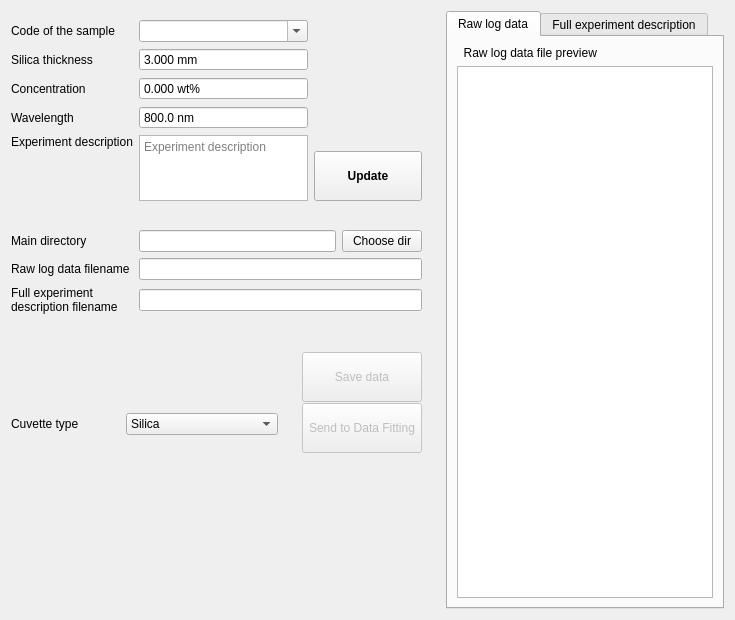
      <widget class="QWidget" name="dataSavingTab">
       <attribute name="title">
        <string>Data saving</string>
       </attribute>
       <layout class="QGridLayout" name="gridLayout_29">
        <item row="0" column="0">
         <layout class="QGridLayout" name="gridLayout_28">
          <item row="1" column="0" rowspan="2">
           <layout class="QGridLayout" name="gridLayout_23">
            <item row="0" column="0">
             <spacer name="verticalSpacer_4">
              <property name="orientation">
               <enum>Qt::Vertical</enum>
              </property>
              <property name="sizeHint" stdset="0">
               <size>
                <width>428</width>
                <height>138</height>
               </size>
              </property>
             </spacer>
            </item>
           </layout>
          </item>
          <item row="0" column="0">
           <widget class="QFrame" name="top_left_layout">
            <property name="sizePolicy">
             <sizepolicy hsizetype="Fixed" vsizetype="Fixed">
              <horstretch>0</horstretch>
              <verstretch>0</verstretch>
             </sizepolicy>
            </property>
            <property name="minimumSize">
             <size>
              <width>200</width>
              <height>0</height>
             </size>
            </property>
            <property name="maximumSize">
             <size>
              <width>429</width>
              <height>16777215</height>
             </size>
            </property>
            <layout class="QVBoxLayout" name="verticalLayout_2">
             <property name="leftMargin">
              <number>0</number>
             </property>
             <item>
              <widget class="QFrame" name="gridLayout_qframe">
               <property name="maximumSize">
                <size>
                 <width>16777215</width>
                 <height>190</height>
                </size>
               </property>
               <layout class="QGridLayout" name="gridLayout_22">
                <property name="leftMargin">
                 <number>0</number>
                </property>
                <property name="topMargin">
                 <number>0</number>
                </property>
                <item row="0" column="0" rowspan="2">
                 <layout class="QGridLayout" name="gridLayout_25">
                  <item row="2" column="1">
                   <widget class="QDoubleSpinBox" name="concentration_dataSavingTab_doubleSpinBox">
                    <property name="statusTip">
                     <string>Sample concentration. In weight percent.</string>
                    </property>
                    <property name="locale">
                     <locale language="English" country="UnitedStates"/>
                    </property>
                    <property name="buttonSymbols">
                     <enum>QAbstractSpinBox::NoButtons</enum>
                    </property>
                    <property name="suffix">
                     <string> wt%</string>
                    </property>
                    <property name="decimals">
                     <number>3</number>
                    </property>
                    <property name="maximum">
                     <double>100.000000000000000</double>
                    </property>
                   </widget>
                  </item>
                  <item row="3" column="1">
                   <widget class="QDoubleSpinBox" name="wavelength_dataSavingTab_doubleSpinBox">
                    <property name="statusTip">
                     <string>Laser wavelength used in the experiment. In nanometers.</string>
                    </property>
                    <property name="locale">
                     <locale language="English" country="UnitedStates"/>
                    </property>
                    <property name="buttonSymbols">
                     <enum>QAbstractSpinBox::NoButtons</enum>
                    </property>
                    <property name="suffix">
                     <string> nm</string>
                    </property>
                    <property name="decimals">
                     <number>1</number>
                    </property>
                    <property name="minimum">
                     <double>180.000000000000000</double>
                    </property>
                    <property name="maximum">
                     <double>20000.000000000000000</double>
                    </property>
                    <property name="value">
                     <double>800.000000000000000</double>
                    </property>
                   </widget>
                  </item>
                  <item row="3" column="0">
                   <widget class="QLabel" name="label_18">
                    <property name="text">
                     <string>Wavelength</string>
                    </property>
                   </widget>
                  </item>
                  <item row="5" column="0">
                   <spacer name="verticalSpacer_8">
                    <property name="orientation">
                     <enum>Qt::Vertical</enum>
                    </property>
                    <property name="sizeHint" stdset="0">
                     <size>
                      <width>20</width>
                      <height>40</height>
                     </size>
                    </property>
                   </spacer>
                  </item>
                  <item row="4" column="1" rowspan="2">
                   <widget class="QPlainTextEdit" name="experimentDescription_plainTextEdit">
                    <property name="contextMenuPolicy">
                     <enum>Qt::NoContextMenu</enum>
                    </property>
                    <property name="statusTip">
                     <string>Any additional information about the measurement or the sample.</string>
                    </property>
                    <property name="tabChangesFocus">
                     <bool>true</bool>
                    </property>
                    <property name="placeholderText">
                     <string>Experiment description</string>
                    </property>
                   </widget>
                  </item>
                  <item row="2" column="0">
                   <widget class="QLabel" name="label_17">
                    <property name="text">
                     <string>Concentration</string>
                    </property>
                   </widget>
                  </item>
                  <item row="1" column="1">
                   <widget class="QDoubleSpinBox" name="silicaThickness_dataSavingTab_doubleSpinBox">
                    <property name="toolTip">
                     <string>&lt;html&gt;&lt;head/&gt;&lt;body&gt;&lt;p&gt;This value will be saved in the file and used in the &amp;quot;Data fitting&amp;quot; section.&lt;/p&gt;&lt;/body&gt;&lt;/html&gt;</string>
                    </property>
                    <property name="statusTip">
                     <string>Silica thickness. Depends on the particular silica sample used. In millimeters.</string>
                    </property>
                    <property name="locale">
                     <locale language="English" country="UnitedStates"/>
                    </property>
                    <property name="buttonSymbols">
                     <enum>QAbstractSpinBox::NoButtons</enum>
                    </property>
                    <property name="suffix">
                     <string> mm</string>
                    </property>
                    <property name="decimals">
                     <number>3</number>
                    </property>
                    <property name="maximum">
                     <double>10.000000000000000</double>
                    </property>
                    <property name="singleStep">
                     <double>0.100000000000000</double>
                    </property>
                    <property name="value">
                     <double>3.000000000000000</double>
                    </property>
                   </widget>
                  </item>
                  <item row="1" column="0">
                   <widget class="QLabel" name="label_66">
                    <property name="text">
                     <string>Silica thickness</string>
                    </property>
                   </widget>
                  </item>
                  <item row="0" column="0">
                   <widget class="QLabel" name="label_16">
                    <property name="text">
                     <string>Code of the sample</string>
                    </property>
                   </widget>
                  </item>
                  <item row="4" column="0">
                   <widget class="QLabel" name="label_22">
                    <property name="text">
                     <string>Experiment description</string>
                    </property>
                   </widget>
                  </item>
                  <item row="0" column="1">
                   <widget class="MyComboBox" name="codeOfSample_comboBox">
                    <property name="editable">
                     <bool>true</bool>
                    </property>
                    <property name="insertPolicy">
                     <enum>QComboBox::InsertAlphabetically</enum>
                    </property>
                   </widget>
                  </item>
                 </layout>
                </item>
                <item row="0" column="1">
                 <spacer name="verticalSpacer_3">
                  <property name="orientation">
                   <enum>Qt::Vertical</enum>
                  </property>
                  <property name="sizeHint" stdset="0">
                   <size>
                    <width>108</width>
                    <height>138</height>
                   </size>
                  </property>
                 </spacer>
                </item>
                <item row="1" column="1">
                 <widget class="QPushButton" name="update_pushButton">
                  <property name="sizePolicy">
                   <sizepolicy hsizetype="Minimum" vsizetype="MinimumExpanding">
                    <horstretch>0</horstretch>
                    <verstretch>0</verstretch>
                   </sizepolicy>
                  </property>
                  <property name="minimumSize">
                   <size>
                    <width>0</width>
                    <height>50</height>
                   </size>
                  </property>
                  <property name="maximumSize">
                   <size>
                    <width>16777215</width>
                    <height>50</height>
                   </size>
                  </property>
                  <property name="font">
                   <font>
                    <weight>75</weight>
                    <italic>false</italic>
                    <bold>true</bold>
                   </font>
                  </property>
                  <property name="text">
                   <string>Update</string>
                  </property>
                 </widget>
                </item>
               </layout>
              </widget>
             </item>
             <item>
              <spacer name="verticalSpacer_9">
               <property name="orientation">
                <enum>Qt::Vertical</enum>
               </property>
               <property name="sizeType">
                <enum>QSizePolicy::Fixed</enum>
               </property>
               <property name="sizeHint" stdset="0">
                <size>
                 <width>20</width>
                 <height>5</height>
                </size>
               </property>
              </spacer>
             </item>
             <item>
              <widget class="QFrame" name="gridFrame_7">
               <layout class="QGridLayout" name="gridLayout_2">
                <property name="leftMargin">
                 <number>0</number>
                </property>
                <item row="0" column="1">
                 <widget class="QLineEdit" name="mainDirectory_lineEdit">
                  <property name="focusPolicy">
                   <enum>Qt::NoFocus</enum>
                  </property>
                  <property name="contextMenuPolicy">
                   <enum>Qt::NoContextMenu</enum>
                  </property>
                  <property name="statusTip">
                   <string>Directory for saving the files.</string>
                  </property>
                 </widget>
                </item>
                <item row="0" column="2">
                 <widget class="QPushButton" name="chooseDirectory_pushButton">
                  <property name="text">
                   <string>Choose dir</string>
                  </property>
                 </widget>
                </item>
                <item row="0" column="0">
                 <widget class="QLabel" name="label_21">
                  <property name="sizePolicy">
                   <sizepolicy hsizetype="Preferred" vsizetype="Preferred">
                    <horstretch>0</horstretch>
                    <verstretch>0</verstretch>
                   </sizepolicy>
                  </property>
                  <property name="text">
                   <string>Main directory</string>
                  </property>
                 </widget>
                </item>
                <item row="1" column="1" colspan="2">
                 <widget class="QLineEdit" name="rawLogFilename_lineEdit">
                  <property name="focusPolicy">
                   <enum>Qt::NoFocus</enum>
                  </property>
                  <property name="contextMenuPolicy">
                   <enum>Qt::NoContextMenu</enum>
                  </property>
                  <property name="statusTip">
                   <string>Filename automatically created based on current date, time, sample code, concentration and wavelength.</string>
                  </property>
                  <property name="readOnly">
                   <bool>true</bool>
                  </property>
                 </widget>
                </item>
                <item row="1" column="0">
                 <widget class="QLabel" name="label_20">
                  <property name="text">
                   <string>Raw log data filename </string>
                  </property>
                 </widget>
                </item>
                <item row="2" column="0">
                 <widget class="QLabel" name="label_23">
                  <property name="text">
                   <string>Full experiment description filename</string>
                  </property>
                  <property name="wordWrap">
                   <bool>true</bool>
                  </property>
                 </widget>
                </item>
                <item row="2" column="1" colspan="2">
                 <widget class="QLineEdit" name="fullLogFilename_lineEdit">
                  <property name="focusPolicy">
                   <enum>Qt::NoFocus</enum>
                  </property>
                  <property name="contextMenuPolicy">
                   <enum>Qt::NoContextMenu</enum>
                  </property>
                  <property name="statusTip">
                   <string>Filename automatically created based on current date, time, sample code, concentration and wavelength.</string>
                  </property>
                  <property name="readOnly">
                   <bool>true</bool>
                  </property>
                 </widget>
                </item>
               </layout>
              </widget>
             </item>
             <item>
              <spacer name="verticalSpacer_10">
               <property name="orientation">
                <enum>Qt::Vertical</enum>
               </property>
               <property name="sizeType">
                <enum>QSizePolicy::Fixed</enum>
               </property>
               <property name="sizeHint" stdset="0">
                <size>
                 <width>20</width>
                 <height>5</height>
                </size>
               </property>
              </spacer>
             </item>
             <item>
              <widget class="QFrame" name="cuvette_buttons_qframe">
               <layout class="QGridLayout" name="gridLayout_24">
                <property name="leftMargin">
                 <number>0</number>
                </property>
                <property name="rightMargin">
                 <number>0</number>
                </property>
                <item row="0" column="0" rowspan="2" colspan="2">
                 <widget class="QFrame" name="gridFrame_8">
                  <property name="sizePolicy">
                   <sizepolicy hsizetype="Preferred" vsizetype="Fixed">
                    <horstretch>0</horstretch>
                    <verstretch>0</verstretch>
                   </sizepolicy>
                  </property>
                  <property name="maximumSize">
                   <size>
                    <width>16777215</width>
                    <height>200</height>
                   </size>
                  </property>
                  <layout class="QGridLayout" name="gridLayout_26">
                   <property name="leftMargin">
                    <number>0</number>
                   </property>
                   <property name="bottomMargin">
                    <number>7</number>
                   </property>
                   <item row="1" column="1">
                    <widget class="QComboBox" name="cuvetteType_comboBox">
                     <property name="sizePolicy">
                      <sizepolicy hsizetype="MinimumExpanding" vsizetype="Fixed">
                       <horstretch>0</horstretch>
                       <verstretch>0</verstretch>
                      </sizepolicy>
                     </property>
                     <property name="contextMenuPolicy">
                      <enum>Qt::NoContextMenu</enum>
                     </property>
                     <property name="statusTip">
                      <string>Sample type for fitting purposes only. Choose proper type to fit the data.</string>
                     </property>
                     <item>
                      <property name="text">
                       <string>Silica</string>
                      </property>
                     </item>
                     <item>
                      <property name="text">
                       <string>Solvent</string>
                      </property>
                     </item>
                     <item>
                      <property name="text">
                       <string>Sample</string>
                      </property>
                     </item>
                    </widget>
                   </item>
                   <item row="1" column="0">
                    <widget class="QLabel" name="label_15">
                     <property name="sizePolicy">
                      <sizepolicy hsizetype="Fixed" vsizetype="Fixed">
                       <horstretch>0</horstretch>
                       <verstretch>0</verstretch>
                      </sizepolicy>
                     </property>
                     <property name="minimumSize">
                      <size>
                       <width>109</width>
                       <height>0</height>
                      </size>
                     </property>
                     <property name="text">
                      <string>Cuvette type</string>
                     </property>
                    </widget>
                   </item>
                   <item row="0" column="0" colspan="2">
                    <spacer name="verticalSpacer_11">
                     <property name="orientation">
                      <enum>Qt::Vertical</enum>
                     </property>
                     <property name="sizeType">
                      <enum>QSizePolicy::Fixed</enum>
                     </property>
                     <property name="sizeHint" stdset="0">
                      <size>
                       <width>20</width>
                       <height>51</height>
                      </size>
                     </property>
                    </spacer>
                   </item>
                  </layout>
                 </widget>
                </item>
                <item row="0" column="2" rowspan="2">
                 <widget class="QFrame" name="verticalFrame_2">
                  <property name="sizePolicy">
                   <sizepolicy hsizetype="Preferred" vsizetype="Fixed">
                    <horstretch>0</horstretch>
                    <verstretch>0</verstretch>
                   </sizepolicy>
                  </property>
                  <property name="maximumSize">
                   <size>
                    <width>16777215</width>
                    <height>110</height>
                   </size>
                  </property>
                  <layout class="QVBoxLayout" name="verticalLayout">
                   <property name="spacing">
                    <number>9</number>
                   </property>
                   <item>
                    <widget class="QPushButton" name="saveData_pushButton">
                     <property name="enabled">
                      <bool>false</bool>
                     </property>
                     <property name="sizePolicy">
                      <sizepolicy hsizetype="Minimum" vsizetype="Maximum">
                       <horstretch>0</horstretch>
                       <verstretch>0</verstretch>
                      </sizepolicy>
                     </property>
                     <property name="minimumSize">
                      <size>
                       <width>0</width>
                       <height>50</height>
                      </size>
                     </property>
                     <property name="maximumSize">
                      <size>
                       <width>16777215</width>
                       <height>50</height>
                      </size>
                     </property>
                     <property name="text">
                      <string>Save data</string>
                     </property>
                    </widget>
                   </item>
                   <item>
                    <widget class="QPushButton" name="sendToFit_pushButton">
                     <property name="enabled">
                      <bool>false</bool>
                     </property>
                     <property name="sizePolicy">
                      <sizepolicy hsizetype="Minimum" vsizetype="Maximum">
                       <horstretch>0</horstretch>
                       <verstretch>0</verstretch>
                      </sizepolicy>
                     </property>
                     <property name="minimumSize">
                      <size>
                       <width>0</width>
                       <height>50</height>
                      </size>
                     </property>
                     <property name="maximumSize">
                      <size>
                       <width>16777215</width>
                       <height>60</height>
                      </size>
                     </property>
                     <property name="text">
                      <string>Send to Data Fitting</string>
                     </property>
                    </widget>
                   </item>
                  </layout>
                 </widget>
                </item>
               </layout>
              </widget>
             </item>
            </layout>
           </widget>
          </item>
          <item row="0" column="1" rowspan="3">
           <widget class="QTabWidget" name="datalogTabs">
            <property name="tabShape">
             <enum>QTabWidget::Rounded</enum>
            </property>
            <property name="currentIndex">
             <number>0</number>
            </property>
            <widget class="QWidget" name="tab_3">
             <attribute name="title">
              <string>Raw log data</string>
             </attribute>
             <layout class="QGridLayout" name="gridLayout_27">
              <item row="0" column="0">
               <layout class="QVBoxLayout" name="verticalLayout_5">
                <item>
                 <widget class="QLabel" name="label_24">
                  <property name="text">
                   <string>  Raw log data file preview</string>
                  </property>
                 </widget>
                </item>
                <item>
                 <widget class="QTextBrowser" name="rawLogData_textBrowser">
                  <property name="font">
                   <font>
                    <family>Consolas</family>
                   </font>
                  </property>
                  <property name="focusPolicy">
                   <enum>Qt::NoFocus</enum>
                  </property>
                  <property name="contextMenuPolicy">
                   <enum>Qt::NoContextMenu</enum>
                  </property>
                 </widget>
                </item>
               </layout>
              </item>
             </layout>
            </widget>
            <widget class="QWidget" name="tab_4">
             <attribute name="title">
              <string>Full experiment description</string>
             </attribute>
             <layout class="QGridLayout" name="gridLayout_30">
              <item row="0" column="0">
               <layout class="QVBoxLayout" name="verticalLayout_6">
                <item>
                 <widget class="QLabel" name="label_25">
                  <property name="text">
                   <string>  Full experiment description file preview</string>
                  </property>
                 </widget>
                </item>
                <item>
                 <widget class="QTextBrowser" name="fullLogData_textBrowser">
                  <property name="font">
                   <font>
                    <family>Consolas</family>
                   </font>
                  </property>
                  <property name="focusPolicy">
                   <enum>Qt::NoFocus</enum>
                  </property>
                  <property name="contextMenuPolicy">
                   <enum>Qt::NoContextMenu</enum>
                  </property>
                 </widget>
                </item>
               </layout>
              </item>
             </layout>
            </widget>
           </widget>
          </item>
         </layout>
        </item>
       </layout>
      </widget>
